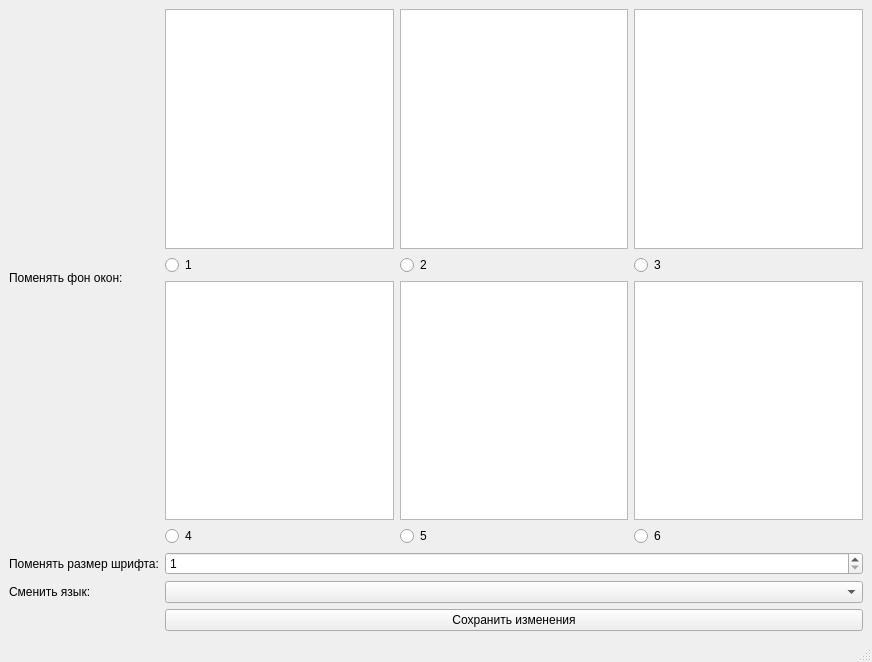
<?xml version="1.0" encoding="UTF-8"?>
<ui version="4.0">
 <class>MainWindow</class>
 <widget class="QMainWindow" name="MainWindow">
  <property name="geometry">
   <rect>
    <x>0</x>
    <y>0</y>
    <width>872</width>
    <height>662</height>
   </rect>
  </property>
  <property name="windowTitle">
   <string>MainWindow</string>
  </property>
  <widget class="QWidget" name="centralwidget">
   <layout class="QGridLayout" name="gridLayout_2">
    <item row="0" column="0">
     <widget class="QLabel" name="label">
      <property name="text">
       <string>Поменять фон окон:</string>
      </property>
     </widget>
    </item>
    <item row="1" column="0">
     <widget class="QLabel" name="label_2">
      <property name="text">
       <string>Поменять размер шрифта:</string>
      </property>
     </widget>
    </item>
    <item row="1" column="1">
     <widget class="QSpinBox" name="changeFont">
      <property name="minimum">
       <number>1</number>
      </property>
      <property name="maximum">
       <number>50</number>
      </property>
      <property name="displayIntegerBase">
       <number>10</number>
      </property>
     </widget>
    </item>
    <item row="2" column="0">
     <widget class="QLabel" name="label_3">
      <property name="text">
       <string>Сменить язык:</string>
      </property>
     </widget>
    </item>
    <item row="2" column="1">
     <widget class="QComboBox" name="changeLanguage"/>
    </item>
    <item row="0" column="1">
     <layout class="QGridLayout" name="gridLayout">
      <item row="1" column="4">
       <widget class="QRadioButton" name="radioButton_3">
        <property name="text">
         <string>3</string>
        </property>
       </widget>
      </item>
      <item row="1" column="3">
       <widget class="QRadioButton" name="radioButton_2">
        <property name="text">
         <string>2</string>
        </property>
       </widget>
      </item>
      <item row="0" column="1">
       <widget class="QGraphicsView" name="image_1"/>
      </item>
      <item row="0" column="4">
       <widget class="QGraphicsView" name="image_3"/>
      </item>
      <item row="2" column="1">
       <widget class="QGraphicsView" name="image_4"/>
      </item>
      <item row="0" column="3">
       <widget class="QGraphicsView" name="image_2"/>
      </item>
      <item row="2" column="4">
       <widget class="QGraphicsView" name="image_6"/>
      </item>
      <item row="2" column="3">
       <widget class="QGraphicsView" name="image_5"/>
      </item>
      <item row="1" column="1">
       <widget class="QRadioButton" name="radioButton_1">
        <property name="text">
         <string>1</string>
        </property>
       </widget>
      </item>
      <item row="3" column="1">
       <widget class="QRadioButton" name="radioButton_4">
        <property name="text">
         <string>4</string>
        </property>
       </widget>
      </item>
      <item row="3" column="3">
       <widget class="QRadioButton" name="radioButton_5">
        <property name="text">
         <string>5</string>
        </property>
       </widget>
      </item>
      <item row="3" column="4">
       <widget class="QRadioButton" name="radioButton_6">
        <property name="text">
         <string>6</string>
        </property>
       </widget>
      </item>
     </layout>
    </item>
    <item row="3" column="1">
     <widget class="QPushButton" name="save_changes">
      <property name="text">
       <string>Сохранить изменения</string>
      </property>
     </widget>
    </item>
   </layout>
  </widget>
  <widget class="QMenuBar" name="menubar">
   <property name="geometry">
    <rect>
     <x>0</x>
     <y>0</y>
     <width>872</width>
     <height>21</height>
    </rect>
   </property>
  </widget>
  <widget class="QStatusBar" name="statusbar"/>
 </widget>
 <resources/>
 <connections/>
</ui>
